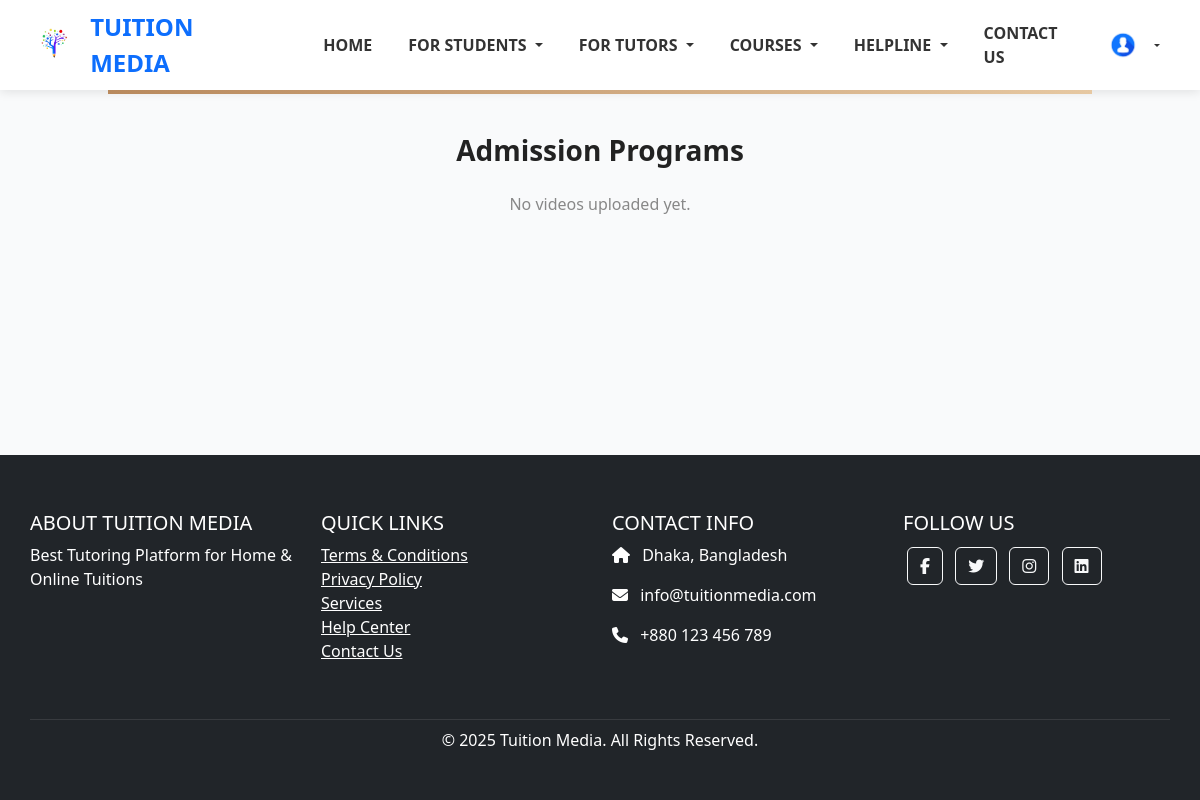
Before: /admission_programs/ (signed in) with the older database file.
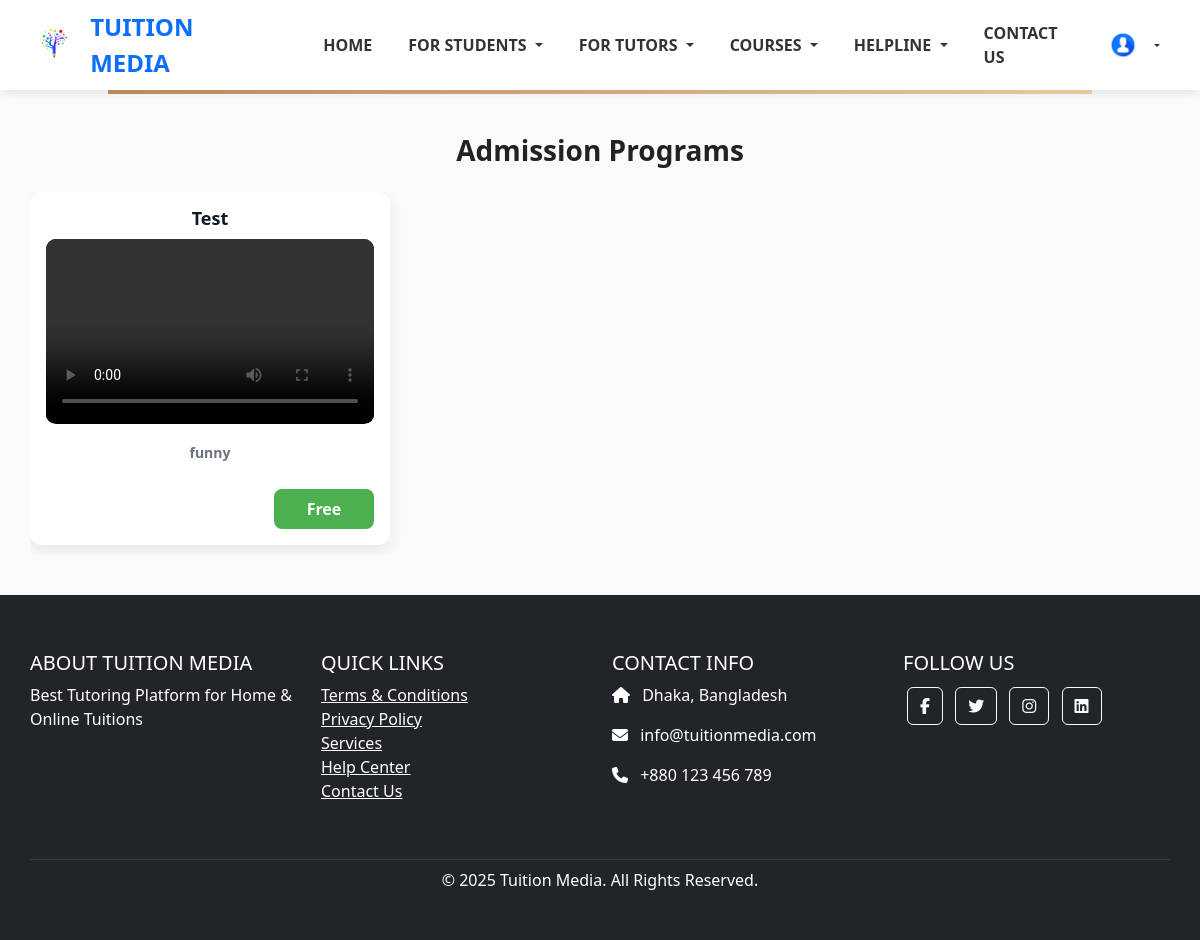
After: the same page with the newer database file.
### courses/models.py (models this page shows, shortened)
class AdmissionProgram(models.Model):
    title = models.CharField(max_length=255)
    description = models.TextField()
    video_file = models.FileField(upload_to='admission_videos/')
    created_at = models.DateTimeField(auto_now_add=True,blank=True,null=True)

### courses/views.py (the view)
def admission_programs(request):
    videos = AdmissionProgram.objects.all()
    return render(request, 'courses/admission_programs.html', {'videos': videos})

### template/courses/admission_programs.html (shortened to what this page needs)
{% extends 'base.html' %}
{% block content %}
<div class="container">
  <h2 class="heading">Admission Programs</h2>
  {% if videos %}
    <div class="scroll-row">
      {% for video in videos %}
        <div class="video-card" onclick="toggleZoom(event)">
          <h3 class="video-title">{{ video.title }}</h3>
          <div class="video-container">
            <video controls>
              <source src="{{ video.video_file.url }}" type="video/mp4">
            </video>
          </div>
          <p class="video-description"><strong>{{ video.description }}</strong></p>
          <div class="green-rectangle">
            Free
          </div>
        </div>
      {% endfor %}
    </div>
  {% else %}
    <p style="text-align: center; color: #888;">No videos uploaded yet.</p>
  {% endif %}
</div>
{% endblock %}

Changed rows visible on the page:
added AdmissionProgram: title "Test", description "funny"
Other visible differences:
text no longer shown: "No videos uploaded yet."
